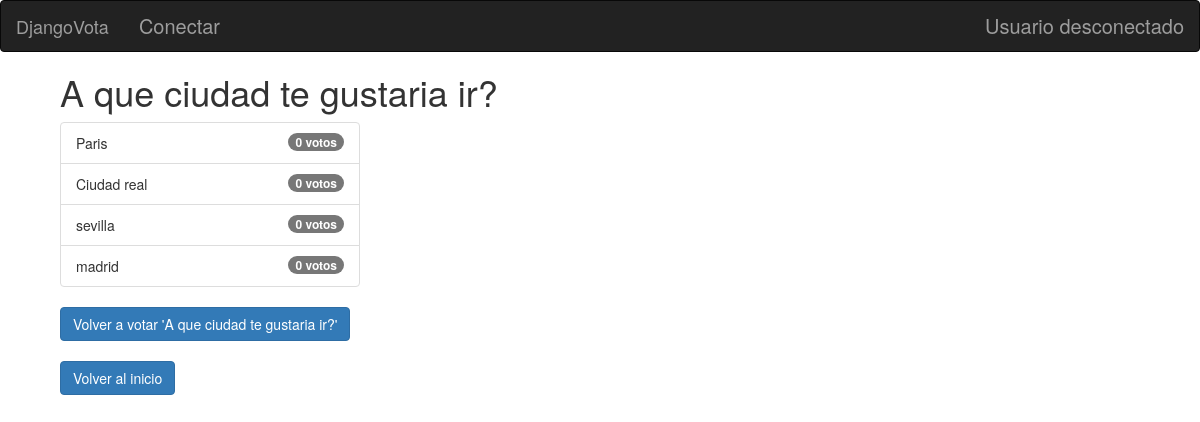
Page /10/results/ on the committed database.
### polls/models.py (models this page shows, shortened)
class Pregunta(models.Model):
	author = models.ForeignKey(settings.AUTH_USER_MODEL,on_delete=models.CASCADE,)
	textPregunta = models.CharField(max_length=200)
	dataPubli = models.DateTimeField('Fecha de publicacion')

class Respuesta(models.Model):
	pregunta = models.ForeignKey(Pregunta, on_delete=models.CASCADE)
	textRespuesta = models.CharField(max_length=200)
	def sum(self):
		return Voto.objects.filter(respuesta=self).count()

### polls/views.py (the view)
# urls.py: path('<int:pk>/results/', views.ResultsView.as_view(), name='results'),
class ResultsView(generic.DetailView):
    model = Pregunta
    template_name = 'polls/results.html'

### polls/templates/polls/results.html
{% extends 'base_generic.html' %}
{%block content%}
{% load static %}
<link rel="stylesheet" type="text/css" href="{% static 'polls/style.css' %}" />
<link rel="stylesheet" href="//netdna.bootstrapcdn.com/bootstrap/3.1.0/css/bootstrap.min.css">
<div class="containter" style="margin-left: 5%;">
<h1>{{ pregunta.textPregunta }}</h1>
<ul class="list-group" style="width: 300px;">
{% for respuesta in pregunta.respuesta_set.all %}
    <li class="list-group-item">{{ respuesta.textRespuesta }}<span class="badge">{{ respuesta.sum }} voto{{ respuesta.sum|pluralize }}</span></li>
{% endfor %}
</ul>
<a href="{% url 'polls:detail' pregunta.id %}"><input type="button" value="Volver a votar '{{ pregunta.textPregunta }}'" class="btn btn-primary"></a></br></br>
<a href="http://127.0.0.1:8000/index/" class="btn btn-primary">Volver al inicio</a>
{%endblock%}

### polls/static/polls/style.css (style rules this page uses)
body { background: white url("images/fondo.png"); background-size: 100% 100%; }
input { padding:5px 15px; background:#ccc; border:0 none; cursor:pointer; -webkit-border-radius: 5px; border-radius: 5px; }

### rows in the picture
Pregunta: textPregunta "A que ciudad te gustaria ir?", textPregunta "Volver a votar 'A que ciudad te gustaria ir?'"
Respuesta: textRespuesta "Paris", sum "0"
Respuesta: textRespuesta "Ciudad real", sum "0"
Respuesta: textRespuesta "sevilla", sum "0"
Respuesta: textRespuesta "madrid", sum "0"
